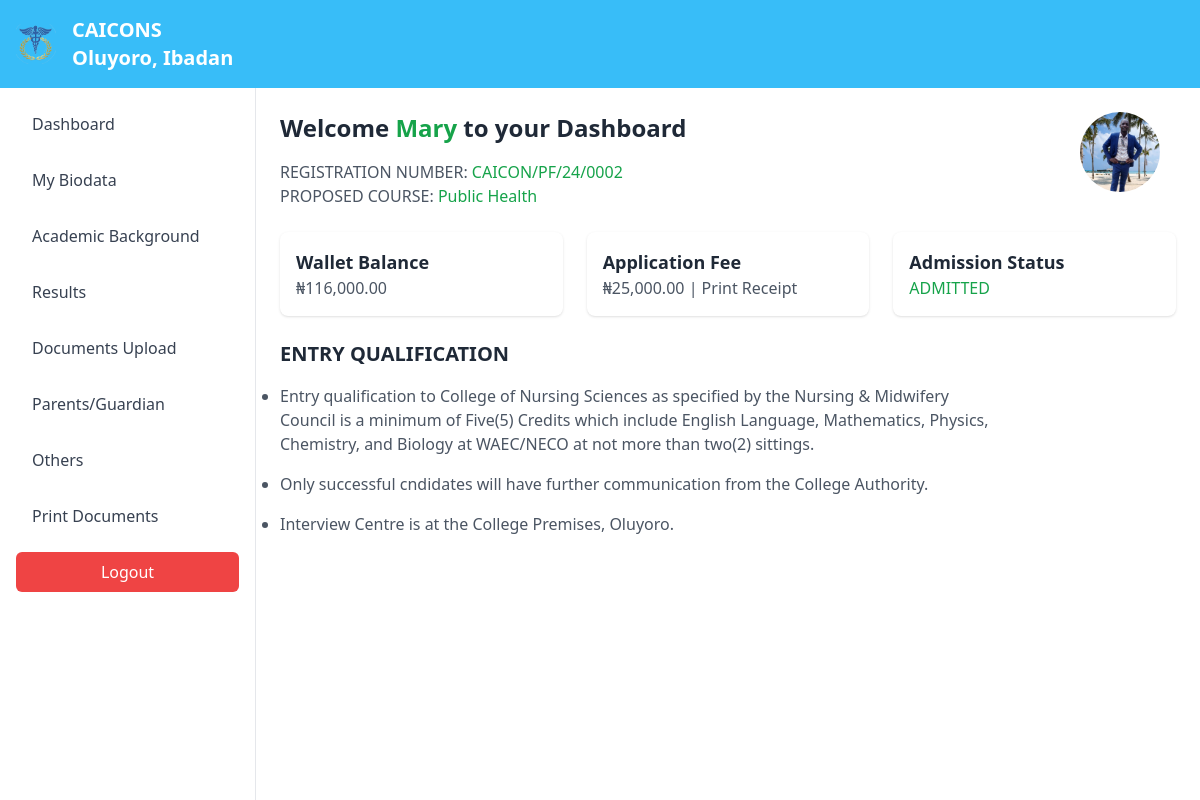
Before: /portal/applicant/dashboard.php (signed in) with the older database file.
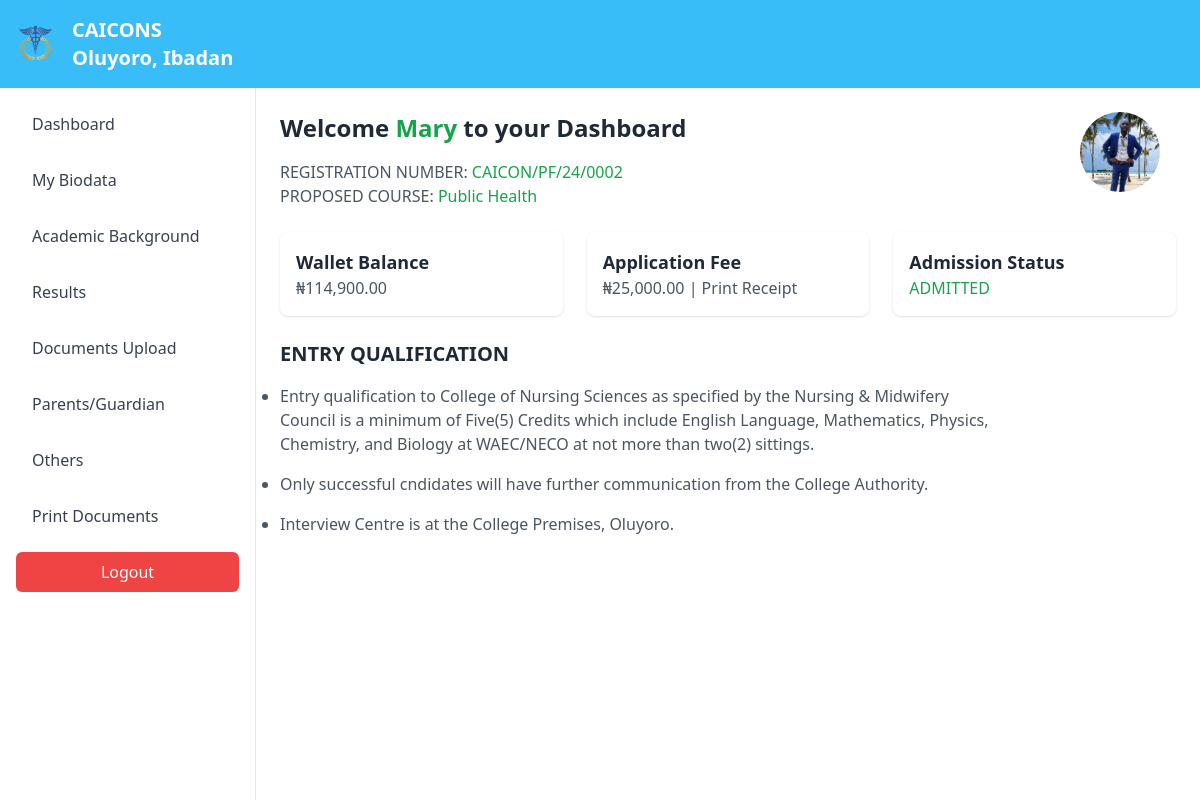
After: the same page with the newer database file.
### tables this page shows
CREATE TABLE `applicants` (
  `applicant_id` int(11) NOT NULL,
  `a_status` varchar(15) NOT NULL,
  `reg_num` varchar(50) NOT NULL,
  `pwd` varchar(255) NOT NULL,
  `p_decr` varchar(255) NOT NULL,
  `w_amt` varchar(20) NOT NULL,
  `surname` varchar(50) DEFAULT NULL,
  `first_name` varchar(50) DEFAULT NULL,
  `middle_name` varchar(50) DEFAULT NULL,
  `email` varchar(100) DEFAULT NULL,
  `phone_number` varchar(15) DEFAULT NULL,
  `nationality` varchar(50) DEFAULT NULL,
  `sch_session` varchar(10) DEFAULT NULL,
  `invoice_number` varchar(50) NOT NULL,
  `course_id` int(10) NOT NULL,
  `p_status` varchar(20) NOT NULL,
  `a_date` timestamp NOT NULL DEFAULT current_timestamp() ON UPDATE current_timestamp(),
  `dob` varchar(20) NOT NULL,
  `sex` varchar(6) NOT NULL,
  `marital_status` varchar(10) NOT NULL,
  `hometown` varchar(100) NOT NULL,
  `a_address` text NOT NULL,
  `state_of_origin` varchar(100) NOT NULL,
  `lga` varchar(50) NOT NULL,
  `contact_address` text NOT NULL
);

### portal/applicant/dashboard.php (the view, shortened to what this page needs)
<?php
include('../conx.php');
$username = $_SESSION['username'];
$sql = "SELECT * FROM applicants WHERE reg_num = '$username'";
$result = $conn->query($sql);
if ($result->num_rows > 0) {
    $data = $result->fetch_assoc();
    $course_id = $data['course_id'];
    $w_amt = $data['w_amt'];
    $a_status = $data['a_status'];
}
if($a_status == "PENDING" OR $a_status == "NOT ADMITTED"){
    $color = "text-red-600";
} else {
    $color = "text-green-600";
}
$sql2 = "SELECT * FROM courses where id = '$course_id'";
$result2 = $conn->query($sql2);
if ($result2->num_rows > 0) {
    $row = $result2->fetch_assoc();
    $course = $row['course'];
    $f_amount = $row['f_amount'];
}
$sql3 = "SELECT * FROM applicant_documents WHERE reg_num = '$username'";
$result = $conn->query($sql3);
if ($result->num_rows > 0) {
    $pic = $result->fetch_assoc();
    $passport = $pic['passport'];
}
?>
<!DOCTYPE html>
<html lang="en">
<head>
    <link href="https://cdn.jsdelivr.net/npm/tailwindcss@2.2.19/dist/tailwind.min.css" rel="stylesheet">
    <script src="https://cdn.tailwindcss.com"></script>
    <script src="https://cdn.jsdelivr.net/npm/tailwindcss-jit-cdn@tailwindcss/latest/dist/tailwind.min.js"></script>
    <link rel="stylesheet" href="https://cdnjs.cloudflare.com/ajax/libs/font-awesome/6.6.0/css/all.min.css" />
</head>
<body class="bg-white h-screen flex flex-col">
        <?php
            include('header.php');
        ?>
    <div class="flex flex-grow overflow-hidden">
        <?php
            include('navbar.php');
        ?>
        <main class="flex-grow p-6 overflow-auto">
            <div class="flex flex-row relative">
                <div class="flex-item">
                    <h2 class="text-2xl font-semibold text-gray-800 mb-4">Welcome <a href="#" class="text-green-600"><?= $data['first_name'] ?></a> to your Dashboard</h2>
                    <p class="text-gray-600">REGISTRATION NUMBER: <span class="text-green-600"><?php echo $username; ?></span></p>
                    <p class="text-gray-600 mb-6">PROPOSED COURSE: <span class="text-green-600"><?php echo $course; ?></span></p>
                </div>
                <div class="flex-item absolute right-0">
                    <img src="<?php echo $passport; ?>" alt="Passport" class="w-20 h-20 rounded-full mr-4">
                </div>
            </div>
            <div class="grid grid-cols-1 md:grid-cols-2 lg:grid-cols-3 gap-6">
                <div class="bg-white p-4 shadow rounded-lg">
                    <h3 class="font-semibold text-lg text-gray-800">Wallet Balance</h3>
                    <p class="text-gray-600">&#8358;<?php echo number_format($w_amt,2); ?></p>
                </div>
                <div class="bg-white p-4 shadow rounded-lg">
                    <h3 class="font-semibold text-lg text-gray-800">Application Fee</h3>
                    <p class="text-gray-600">&#8358;<?php echo number_format($f_amount,2); ?> | <a href="p_receipt2.php?reg_num=<?php echo $username; ?>">Print Receipt</a></p>
                </div>
                <div class="bg-white p-4 shadow rounded-lg">
                    <h3 class="font-semibold text-lg text-gray-800">Admission Status</h3>
                    <p class=<?php echo $color; ?>><?php echo $a_status; ?></p>
                </div>
            </div>
            <div class="mt-6">
                <h2 class="text-xl font-semibold text-gray-800 mb-4">ENTRY QUALIFICATION</h2>
                <ul class="list-disc text-gray-600 ">
                    <li class="mb-4">
                        Entry qualification to College of Nursing Sciences as specified by the Nursing & Midwifery<br>
                        Council is a minimum of Five(5) Credits which include English Language, Mathematics, Physics,<br>
                        Chemistry, and Biology at WAEC/NECO at not more than two(2) sittings.
                    </li>
                    <li class="mb-4">
                        Only successful cndidates will have further communication from the College Authority.
                    </li>
                    <li class="mb-4">
                        Interview Centre is at the College Premises, Oluyoro.
                    </li>
                </ul>
            </div>
        </main>
    </div>
</body>
</html>

Changed rows visible on the page:
changed applicants "Mary": w_amt "116,000.00" → "114,900.00"
